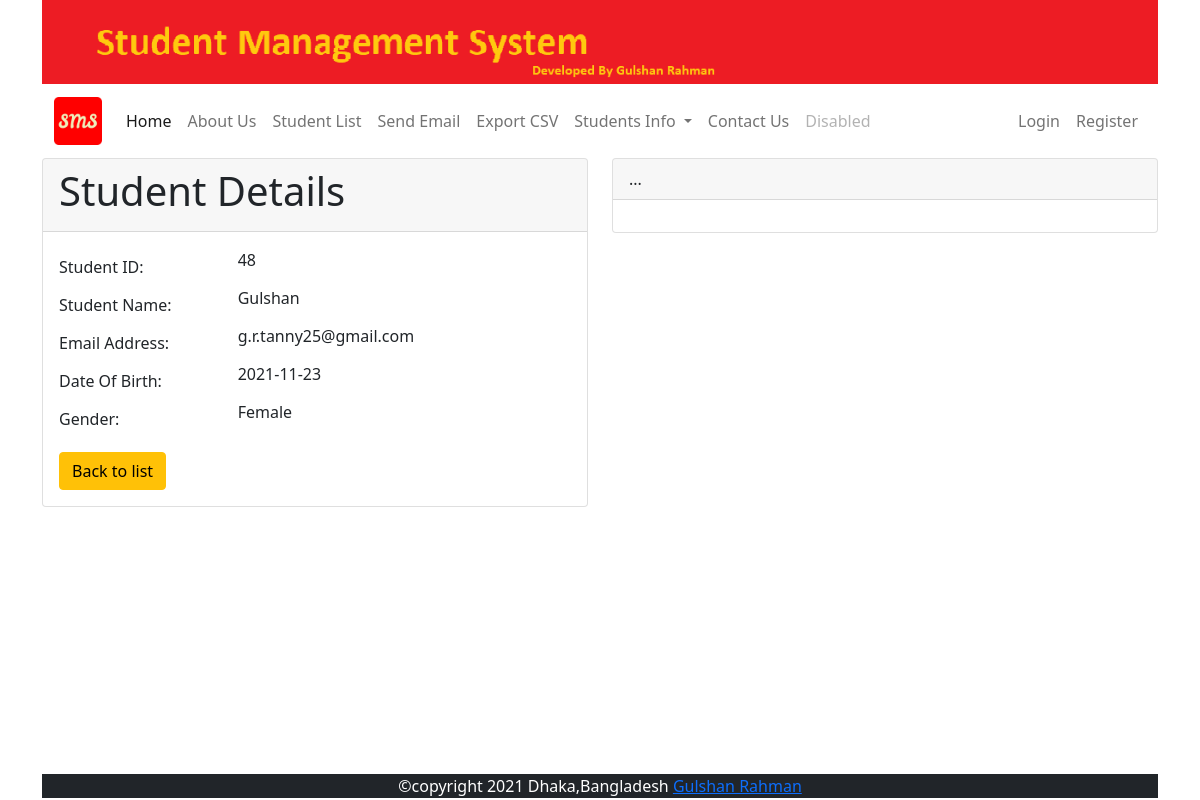
Screenshot of /stud/view/48 with the database file from the repository.
### studentapp/models.py (models this page shows, shortened)
class Student(models.Model):
    GENDER_CHOICES = [('Male','Male'),('Female','Female'),('Other','Other'),]
    name = models.CharField(max_length=100)
    email = models.EmailField(unique=True,blank=True,null=True)
    dob = models.DateField(default=datetime.now,blank=True)
    gender = models.CharField(max_length=6,choices=GENDER_CHOICES,default='Male')

### studentapp/views.py (the view)
# urls.py: path('view/<int:id>', views.details,name='view'),
def details(request, id):
    student = Student.objects.get(pk = id)
    form = StudentForm(request.POST or None, instance=student)
    context = {'title': 'Student Details','form':form, 'student':student}
    return render(request,'stud/view.html',context)

### templates/stud/view.html (shortened to what this page needs)
{% extends 'base.html' %}
{% load static %}
{% block content %}
    <form action="">
        <div class="row">
            <div class="col-sm-6">
                <div class="card">
                   <div class="card-header">
                    <h1>{{ title }}</h1>
                   </div>
                    <div class="card-body">
                        <div class="form-group row">
                            <label class="col-sm-4 col-form-label">Student ID:</label>
                            <div class="col-sm-4">
                                {{ student.id }}
                            </div>
                          </div>
                          <div class="form-group row">
                            <label class="col-sm-4 col-form-label">Student Name:</label>
                            <div class="col-sm-4">
                                {{ student.name }}
                            </div>
                          </div>
                          <div class="form-group row">
                            <label class="col-sm-4 col-form-label">Email Address:</label>
                            <div class="col-sm-6">
                                {{ student.email }}
                            </div>
                          </div>
                          <div class="form-group row">
                            <label class="col-sm-4 col-form-label">Date Of Birth:</label>
                            <div class="col-sm-4">
                                {{ student.dob|date:'Y-m-d' }}
                            </div>
                          </div>
                          <div class="form-group row">
                            <label class="col-sm-4 col-form-label">Gender:</label>
                            <div class="col-sm-4">
                                {{ student.gender }}
                            </div>
                          </div>
                          <div class="form-group row">
                            <label class="col-sm-4 col-form-label"></label>
                            <div class="col-sm-4">
                            </div>
                          </div>
                        <a href="{% url 'list' %}" class="btn btn-warning">Back to list</a>
                    </div>
                  </div>
            </div>
            <div class="col-sm-6">
                <div class="card">
                    <div class="card-header">
                     ...
                    </div>
                     <div class="card-body">
                     </div>
                   </div>
            </div>
        </div>
    </form>
{% endblock content %}

### rows the page displays
Student: id "48", name "Gulshan", email "g.r.tanny25@gmail.com", dob "2021-11-23", gender "Female"

### other values shown
{{ title }} "Student Details"
